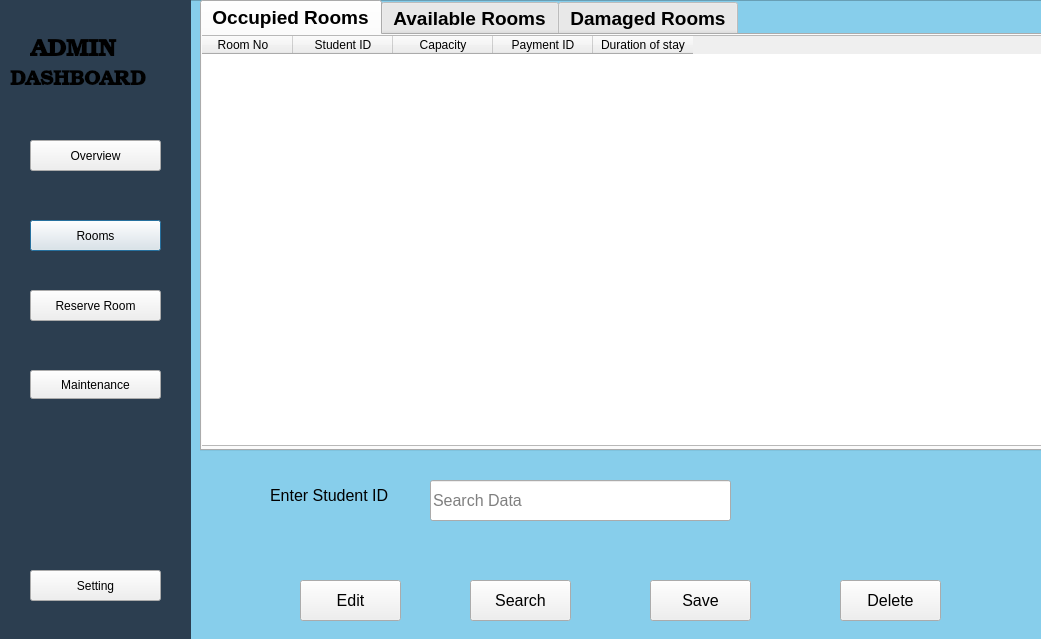
<?xml version="1.0" encoding="UTF-8"?>
<ui version="4.0">
 <class>Room</class>
 <widget class="QDialog" name="Room">
  <property name="geometry">
   <rect>
    <x>0</x>
    <y>0</y>
    <width>1041</width>
    <height>639</height>
   </rect>
  </property>
  <property name="windowTitle">
   <string>Dialog</string>
  </property>
  <widget class="QPlainTextEdit" name="RoomBG_plainTextEdit">
   <property name="geometry">
    <rect>
     <x>0</x>
     <y>0</y>
     <width>1051</width>
     <height>641</height>
    </rect>
   </property>
   <property name="styleSheet">
    <string notr="true">QPlainTextEdit {
    background-color: skyblue;
}
</string>
   </property>
  </widget>
  <widget class="QPlainTextEdit" name="LeftSide_plainTextEdit">
   <property name="geometry">
    <rect>
     <x>0</x>
     <y>0</y>
     <width>191</width>
     <height>641</height>
    </rect>
   </property>
   <property name="styleSheet">
    <string notr="true">QPlainTextEdit {
    background-color: #2c3e50;  /* Dark blue-gray */
    color: white;               /* Text color */
    font-weight: bold;
    border: none;
}</string>
   </property>
  </widget>
  <widget class="QLabel" name="DashName_label_7">
   <property name="geometry">
    <rect>
     <x>30</x>
     <y>30</y>
     <width>111</width>
     <height>41</height>
    </rect>
   </property>
   <property name="font">
    <font>
     <family>Bookman Old Style</family>
     <pointsize>18</pointsize>
     <bold>true</bold>
    </font>
   </property>
   <property name="text">
    <string>ADMIN</string>
   </property>
  </widget>
  <widget class="QLabel" name="DashName_label_8">
   <property name="geometry">
    <rect>
     <x>10</x>
     <y>60</y>
     <width>171</width>
     <height>41</height>
    </rect>
   </property>
   <property name="font">
    <font>
     <family>Bookman Old Style</family>
     <pointsize>15</pointsize>
     <bold>true</bold>
    </font>
   </property>
   <property name="text">
    <string>DASHBOARD</string>
   </property>
  </widget>
  <widget class="QToolButton" name="overviewButton">
   <property name="geometry">
    <rect>
     <x>30</x>
     <y>140</y>
     <width>131</width>
     <height>31</height>
    </rect>
   </property>
   <property name="text">
    <string>Overview</string>
   </property>
  </widget>
  <widget class="QPushButton" name="roomButton">
   <property name="geometry">
    <rect>
     <x>30</x>
     <y>220</y>
     <width>131</width>
     <height>31</height>
    </rect>
   </property>
   <property name="text">
    <string>Rooms</string>
   </property>
  </widget>
  <widget class="QPushButton" name="reserveButton">
   <property name="geometry">
    <rect>
     <x>30</x>
     <y>290</y>
     <width>131</width>
     <height>31</height>
    </rect>
   </property>
   <property name="text">
    <string>Reserve Room</string>
   </property>
  </widget>
  <widget class="QPushButton" name="maintenanceButton">
   <property name="geometry">
    <rect>
     <x>30</x>
     <y>370</y>
     <width>131</width>
     <height>29</height>
    </rect>
   </property>
   <property name="text">
    <string>Maintenance</string>
   </property>
  </widget>
  <widget class="QToolButton" name="settingButton">
   <property name="geometry">
    <rect>
     <x>30</x>
     <y>570</y>
     <width>131</width>
     <height>31</height>
    </rect>
   </property>
   <property name="text">
    <string>Setting</string>
   </property>
  </widget>
  <widget class="QTabWidget" name="tabWidget">
   <property name="geometry">
    <rect>
     <x>200</x>
     <y>0</y>
     <width>971</width>
     <height>451</height>
    </rect>
   </property>
   <property name="font">
    <font>
     <pointsize>14</pointsize>
     <bold>true</bold>
    </font>
   </property>
   <property name="currentIndex">
    <number>0</number>
   </property>
   <widget class="QWidget" name="OccupiedRooms">
    <attribute name="title">
     <string>Occupied Rooms</string>
    </attribute>
    <widget class="QTableWidget" name="occupiedRoomsTable">
     <property name="geometry">
      <rect>
       <x>-10</x>
       <y>0</y>
       <width>861</width>
       <height>411</height>
      </rect>
     </property>
     <property name="styleSheet">
      <string notr="true">QTableWidget{
 color: red;
gridline-color: blue;
selection-color: green;
selection-background-color: blue;
font: italic 14pt &quot;Times New Roman&quot;;
}
QTableWidget&quot;&quot;item:selected
{
color: white;
background-color: red;
}
QheaderView {
background-color:black;
color: white;
font: italic 14pt &quot;Times New Roman&quot;;
}</string>
     </property>
     <column>
      <property name="text">
       <string>Room No</string>
      </property>
     </column>
     <column>
      <property name="text">
       <string>Student ID</string>
      </property>
     </column>
     <column>
      <property name="text">
       <string>Capacity</string>
      </property>
     </column>
     <column>
      <property name="text">
       <string>Payment ID</string>
      </property>
     </column>
     <column>
      <property name="text">
       <string>Duration of stay</string>
      </property>
     </column>
    </widget>
   </widget>
   <widget class="QWidget" name="AvailabeRooms">
    <attribute name="title">
     <string>Available Rooms</string>
    </attribute>
    <widget class="QTableWidget" name="availableRoomsTable">
     <property name="geometry">
      <rect>
       <x>0</x>
       <y>0</y>
       <width>861</width>
       <height>411</height>
      </rect>
     </property>
     <property name="styleSheet">
      <string notr="true">QTableWidget{
 color: red;
gridline-color: blue;
selection-color: green;
selection-background-color: blue;
font: italic 14pt &quot;Times New Roman&quot;;
}
QTableWidget&quot;&quot;item:selected
{
color: white;
background-color: red;
}
QheaderView {
background-color:black;
color: white;
font: italic 14pt &quot;Times New Roman&quot;;
}</string>
     </property>
     <column>
      <property name="text">
       <string>Room No</string>
      </property>
     </column>
     <column>
      <property name="text">
       <string>Capacity</string>
      </property>
     </column>
     <column>
      <property name="text">
       <string>Price</string>
      </property>
     </column>
    </widget>
   </widget>
   <widget class="QWidget" name="DamagedRooms">
    <attribute name="title">
     <string>Damaged Rooms</string>
    </attribute>
    <widget class="QTableWidget" name="damagedRoomsTable">
     <property name="geometry">
      <rect>
       <x>0</x>
       <y>0</y>
       <width>861</width>
       <height>411</height>
      </rect>
     </property>
     <property name="styleSheet">
      <string notr="true">QTableWidget{
 color: red;
gridline-color: blue;
selection-color: green;
selection-background-color: blue;
font: italic 14pt &quot;Times New Roman&quot;;
}
QTableWidget&quot;&quot;item:selected
{
color: white;
background-color: red;
}
QheaderView {
background-color:black;
color: white;
font: italic 14pt &quot;Times New Roman&quot;;
}</string>
     </property>
     <column>
      <property name="text">
       <string>Room No</string>
      </property>
     </column>
     <column>
      <property name="text">
       <string>Capacity</string>
      </property>
     </column>
     <column>
      <property name="text">
       <string>Repair Status</string>
      </property>
     </column>
     <column>
      <property name="text">
       <string>Cost</string>
      </property>
     </column>
    </widget>
   </widget>
  </widget>
  <widget class="QPushButton" name="saveButton">
   <property name="geometry">
    <rect>
     <x>650</x>
     <y>580</y>
     <width>101</width>
     <height>41</height>
    </rect>
   </property>
   <property name="font">
    <font>
     <pointsize>12</pointsize>
     <bold>false</bold>
    </font>
   </property>
   <property name="text">
    <string>Save</string>
   </property>
  </widget>
  <widget class="QPushButton" name="searchButton">
   <property name="geometry">
    <rect>
     <x>470</x>
     <y>580</y>
     <width>101</width>
     <height>41</height>
    </rect>
   </property>
   <property name="font">
    <font>
     <pointsize>12</pointsize>
     <bold>false</bold>
    </font>
   </property>
   <property name="text">
    <string>Search</string>
   </property>
  </widget>
  <widget class="QPushButton" name="editButton">
   <property name="geometry">
    <rect>
     <x>300</x>
     <y>580</y>
     <width>101</width>
     <height>41</height>
    </rect>
   </property>
   <property name="font">
    <font>
     <pointsize>12</pointsize>
     <bold>false</bold>
    </font>
   </property>
   <property name="text">
    <string>Edit</string>
   </property>
  </widget>
  <widget class="QPushButton" name="deleteButton">
   <property name="geometry">
    <rect>
     <x>840</x>
     <y>580</y>
     <width>101</width>
     <height>41</height>
    </rect>
   </property>
   <property name="font">
    <font>
     <pointsize>12</pointsize>
     <bold>false</bold>
    </font>
   </property>
   <property name="text">
    <string>Delete</string>
   </property>
  </widget>
  <widget class="QLineEdit" name="search_lineEdit">
   <property name="geometry">
    <rect>
     <x>430</x>
     <y>480</y>
     <width>301</width>
     <height>41</height>
    </rect>
   </property>
   <property name="font">
    <font>
     <pointsize>12</pointsize>
     <bold>false</bold>
    </font>
   </property>
   <property name="placeholderText">
    <string>Search Data</string>
   </property>
  </widget>
  <widget class="QLabel" name="search_label">
   <property name="geometry">
    <rect>
     <x>270</x>
     <y>480</y>
     <width>151</width>
     <height>31</height>
    </rect>
   </property>
   <property name="font">
    <font>
     <pointsize>12</pointsize>
     <bold>false</bold>
    </font>
   </property>
   <property name="text">
    <string>Enter Student ID</string>
   </property>
  </widget>
 </widget>
 <resources/>
 <connections/>
</ui>
